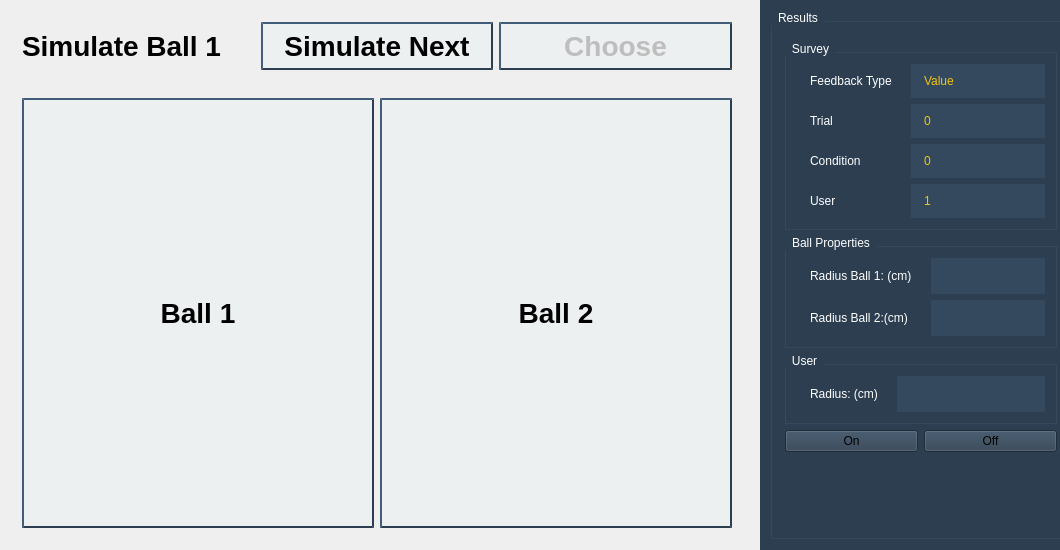
<?xml version="1.0" encoding="UTF-8"?>
<ui version="4.0">
 <class>StudyTwoDialog</class>
 <widget class="QDialog" name="StudyTwoDialog">
  <property name="geometry">
   <rect>
    <x>0</x>
    <y>0</y>
    <width>1060</width>
    <height>550</height>
   </rect>
  </property>
  <property name="windowTitle">
   <string>StudyTwoTool</string>
  </property>
  <layout class="QHBoxLayout" name="horizontalLayout_3">
   <property name="leftMargin">
    <number>0</number>
   </property>
   <property name="topMargin">
    <number>0</number>
   </property>
   <property name="rightMargin">
    <number>0</number>
   </property>
   <property name="bottomMargin">
    <number>0</number>
   </property>
   <item>
    <layout class="QHBoxLayout" name="horizontalLayout_11">
     <property name="leftMargin">
      <number>0</number>
     </property>
     <property name="topMargin">
      <number>0</number>
     </property>
     <property name="rightMargin">
      <number>0</number>
     </property>
     <property name="bottomMargin">
      <number>0</number>
     </property>
     <item>
      <widget class="QWidget" name="leftWidget" native="true">
       <layout class="QVBoxLayout" name="verticalLayout">
        <item>
         <widget class="QWidget" name="ballWidget" native="true">
          <layout class="QHBoxLayout" name="horizontalLayout_2">
           <item>
            <widget class="QLabel" name="simulateLabel">
             <property name="styleSheet">
              <string notr="true">     font: bold 28px;</string>
             </property>
             <property name="text">
              <string>Simulate Ball 1</string>
             </property>
            </widget>
           </item>
           <item>
            <widget class="QPushButton" name="simulateBall2Button">
             <property name="styleSheet">
              <string notr="true"> QPushButton {
     background-color: #ecf0f1;
     border-style: outset;
     border-width: 2px;
     border-color: #2c3e50;
     font: bold 28px;
     padding: 6px;
 }
 QPushButton:hover {
     background-color: #bdc3c7;
     border-style: inset;
 }
 QPushButton:pressed {
     background-color: #95a5a6;
     border-style: inset;
 }</string>
             </property>
             <property name="text">
              <string>Simulate Next</string>
             </property>
            </widget>
           </item>
           <item>
            <widget class="QPushButton" name="showChooseDialogButton">
             <property name="enabled">
              <bool>false</bool>
             </property>
             <property name="styleSheet">
              <string notr="true"> QPushButton {
     background-color: #ecf0f1;
     border-style: outset;
     border-width: 2px;
     border-color: #2c3e50;
     font: bold 28px;
     padding: 6px;
 }
 QPushButton:hover {
     background-color: #bdc3c7;
     border-style: inset;
 }
 QPushButton:pressed {
     background-color: #95a5a6;
     border-style: inset;
 }</string>
             </property>
             <property name="text">
              <string>Choose</string>
             </property>
            </widget>
           </item>
          </layout>
         </widget>
        </item>
        <item>
         <widget class="QWidget" name="chooseWidget" native="true">
          <layout class="QHBoxLayout" name="horizontalLayout">
           <item>
            <widget class="QPushButton" name="ballOneSelectedButton">
             <property name="sizePolicy">
              <sizepolicy hsizetype="Minimum" vsizetype="Expanding">
               <horstretch>0</horstretch>
               <verstretch>0</verstretch>
              </sizepolicy>
             </property>
             <property name="styleSheet">
              <string notr="true"> QPushButton {
     background-color: #ecf0f1;
     border-style: outset;
     border-width: 2px;
     border-color: #2c3e50;
     font: bold 28px;
     min-width: 10em;
     padding: 6px;
 }
 QPushButton:hover {
     background-color: #bdc3c7;
     border-style: inset;
 }
 QPushButton:pressed {
     background-color: #95a5a6;
     border-style: inset;
 }</string>
             </property>
             <property name="text">
              <string>Ball 1</string>
             </property>
            </widget>
           </item>
           <item>
            <widget class="QPushButton" name="ballTwoSelectedButton">
             <property name="sizePolicy">
              <sizepolicy hsizetype="Minimum" vsizetype="Expanding">
               <horstretch>0</horstretch>
               <verstretch>0</verstretch>
              </sizepolicy>
             </property>
             <property name="styleSheet">
              <string notr="true"> QPushButton {
     background-color: #ecf0f1;
     border-style: outset;
     border-width: 2px;
     border-color: #2c3e50;
     font: bold 28px;
     min-width: 10em;
     padding: 6px;
 }
 QPushButton:hover {
     background-color: #bdc3c7;
     border-style: inset;
 }
 QPushButton:pressed {
     background-color: #95a5a6;
     border-style: inset;
 }</string>
             </property>
             <property name="text">
              <string>Ball 2</string>
             </property>
            </widget>
           </item>
          </layout>
         </widget>
        </item>
       </layout>
      </widget>
     </item>
     <item>
      <widget class="QWidget" name="widget_2" native="true">
       <property name="maximumSize">
        <size>
         <width>300</width>
         <height>16777215</height>
        </size>
       </property>
       <property name="styleSheet">
        <string notr="true">background-color:#2c3e50;</string>
       </property>
       <layout class="QGridLayout" name="gridLayout">
        <item row="0" column="0">
         <widget class="QGroupBox" name="groupBox_3">
          <property name="minimumSize">
           <size>
            <width>300</width>
            <height>0</height>
           </size>
          </property>
          <property name="styleSheet">
           <string notr="true"> QGroupBox {
     border: 1px solid #34495e;
	

     margin-top: 10px; 
 }

 QGroupBox::title {
     subcontrol-origin:margin;
     subcontrol-position: top left;
     padding: -8 5px;
	color:white;
 }</string>
          </property>
          <property name="title">
           <string>Results</string>
          </property>
          <layout class="QVBoxLayout" name="verticalLayout_2">
           <item>
            <widget class="QGroupBox" name="groupBox_4">
             <property name="title">
              <string>Survey</string>
             </property>
             <layout class="QGridLayout" name="gridLayout_4">
              <item row="0" column="0">
               <widget class="QWidget" name="widget_10" native="true">
                <layout class="QFormLayout" name="formLayout_3">
                 <property name="leftMargin">
                  <number>0</number>
                 </property>
                 <property name="topMargin">
                  <number>0</number>
                 </property>
                 <property name="rightMargin">
                  <number>0</number>
                 </property>
                 <property name="bottomMargin">
                  <number>0</number>
                 </property>
                 <item row="0" column="0">
                  <widget class="QWidget" name="widget_9" native="true">
                   <layout class="QHBoxLayout" name="horizontalLayout_7">
                    <property name="spacing">
                     <number>0</number>
                    </property>
                    <property name="leftMargin">
                     <number>0</number>
                    </property>
                    <property name="topMargin">
                     <number>0</number>
                    </property>
                    <property name="rightMargin">
                     <number>0</number>
                    </property>
                    <property name="bottomMargin">
                     <number>0</number>
                    </property>
                    <item>
                     <widget class="QLabel" name="label_6">
                      <property name="styleSheet">
                       <string notr="true">QLabel{
	background: #2c3e50;
	padding: 10px;
	color: white;
}</string>
                      </property>
                      <property name="text">
                       <string>Feedback Type</string>
                      </property>
                     </widget>
                    </item>
                   </layout>
                  </widget>
                 </item>
                 <item row="1" column="0">
                  <widget class="QWidget" name="widget_8" native="true">
                   <layout class="QHBoxLayout" name="horizontalLayout_6">
                    <property name="spacing">
                     <number>0</number>
                    </property>
                    <property name="leftMargin">
                     <number>0</number>
                    </property>
                    <property name="topMargin">
                     <number>0</number>
                    </property>
                    <property name="rightMargin">
                     <number>0</number>
                    </property>
                    <property name="bottomMargin">
                     <number>0</number>
                    </property>
                    <item>
                     <widget class="QLabel" name="label_10">
                      <property name="styleSheet">
                       <string notr="true">QLabel{
	background: #2c3e50;
	padding: 10px;
	color: white;
}</string>
                      </property>
                      <property name="text">
                       <string>Trial</string>
                      </property>
                     </widget>
                    </item>
                   </layout>
                  </widget>
                 </item>
                 <item row="2" column="0">
                  <widget class="QWidget" name="widget_7" native="true">
                   <layout class="QHBoxLayout" name="horizontalLayout_5">
                    <property name="spacing">
                     <number>0</number>
                    </property>
                    <property name="leftMargin">
                     <number>0</number>
                    </property>
                    <property name="topMargin">
                     <number>0</number>
                    </property>
                    <property name="rightMargin">
                     <number>0</number>
                    </property>
                    <property name="bottomMargin">
                     <number>0</number>
                    </property>
                    <item>
                     <widget class="QLabel" name="label_9">
                      <property name="styleSheet">
                       <string notr="true">QLabel{
	background: #2c3e50;
	padding: 10px;
	color: white;
}</string>
                      </property>
                      <property name="text">
                       <string>Condition</string>
                      </property>
                     </widget>
                    </item>
                   </layout>
                  </widget>
                 </item>
                 <item row="3" column="0">
                  <widget class="QWidget" name="widget_6" native="true">
                   <layout class="QHBoxLayout" name="horizontalLayout_8">
                    <property name="spacing">
                     <number>0</number>
                    </property>
                    <property name="leftMargin">
                     <number>0</number>
                    </property>
                    <property name="topMargin">
                     <number>0</number>
                    </property>
                    <property name="rightMargin">
                     <number>0</number>
                    </property>
                    <property name="bottomMargin">
                     <number>0</number>
                    </property>
                    <item>
                     <widget class="QLabel" name="label_7">
                      <property name="styleSheet">
                       <string notr="true">QLabel{
	background: #2c3e50;
	padding: 10px;
	color: white;
}</string>
                      </property>
                      <property name="text">
                       <string>User</string>
                      </property>
                     </widget>
                    </item>
                   </layout>
                  </widget>
                 </item>
                 <item row="0" column="1">
                  <widget class="QLabel" name="surveyFeedbackLabel">
                   <property name="styleSheet">
                    <string notr="true">QLabel{
	background: #34495e;
	padding: 10px;
	color: #f1c40f;
}</string>
                   </property>
                   <property name="text">
                    <string>Value</string>
                   </property>
                  </widget>
                 </item>
                 <item row="1" column="1">
                  <widget class="QLabel" name="surveyTrialLabel">
                   <property name="styleSheet">
                    <string notr="true">QLabel{
	background: #34495e;
	padding: 10px;
	color: #f1c40f;
}</string>
                   </property>
                   <property name="text">
                    <string>0</string>
                   </property>
                  </widget>
                 </item>
                 <item row="2" column="1">
                  <widget class="QLabel" name="surveyConditionLabel">
                   <property name="styleSheet">
                    <string notr="true">QLabel{
	background: #34495e;
	padding: 10px;
	color: #f1c40f;
}</string>
                   </property>
                   <property name="text">
                    <string>0</string>
                   </property>
                  </widget>
                 </item>
                 <item row="3" column="1">
                  <widget class="QLabel" name="surveyUserLabel">
                   <property name="styleSheet">
                    <string notr="true">QLabel{
	background: #34495e;
	padding: 10px;
	color: #f1c40f;
}</string>
                   </property>
                   <property name="text">
                    <string>1</string>
                   </property>
                  </widget>
                 </item>
                </layout>
               </widget>
              </item>
             </layout>
            </widget>
           </item>
           <item>
            <widget class="QGroupBox" name="groupBox_5">
             <property name="styleSheet">
              <string notr="true"> QGroupBox {
     border: 1px solid #34495e;

     margin-top: 10px; 
 }

 QGroupBox::title {
     subcontrol-origin:margin;
     subcontrol-position: top left;
     padding: -8 5px;
	color:white;
 }</string>
             </property>
             <property name="title">
              <string>Ball Properties</string>
             </property>
             <layout class="QFormLayout" name="formLayout_2">
              <property name="fieldGrowthPolicy">
               <enum>QFormLayout::AllNonFixedFieldsGrow</enum>
              </property>
              <item row="0" column="0">
               <widget class="QLabel" name="label_8">
                <property name="styleSheet">
                 <string notr="true">QLabel{
	background: #2c3e50;
	padding: 10px;
	color: white;
}</string>
                </property>
                <property name="text">
                 <string>Radius Ball 1: (cm)</string>
                </property>
               </widget>
              </item>
              <item row="0" column="1">
               <widget class="QLineEdit" name="conditionBallRadius">
                <property name="styleSheet">
                 <string notr="true"> QLineEdit {
     border: 0px solid gray;
     padding: 10px;
     background: #34495e;
     selection-background-color: #34495e;
	color: #f1c40f;
 }
</string>
                </property>
                <property name="readOnly">
                 <bool>true</bool>
                </property>
               </widget>
              </item>
              <item row="1" column="0">
               <widget class="QLabel" name="label_2">
                <property name="styleSheet">
                 <string notr="true">QLabel{
	background: #2c3e50;
	padding: 10px;
	color: white;
}</string>
                </property>
                <property name="text">
                 <string>Radius Ball 2:(cm)</string>
                </property>
               </widget>
              </item>
              <item row="1" column="1">
               <widget class="QLineEdit" name="conditionBall2Radius">
                <property name="styleSheet">
                 <string notr="true"> QLineEdit {
     border: 0px solid gray;
     padding: 10px;
     background: #34495e;
     selection-background-color: #34495e;
	color: #f1c40f;
 }
</string>
                </property>
                <property name="readOnly">
                 <bool>true</bool>
                </property>
               </widget>
              </item>
             </layout>
            </widget>
           </item>
           <item>
            <widget class="QGroupBox" name="groupBox_6">
             <property name="styleSheet">
              <string notr="true"> QGroupBox {
     border: 1px solid #34495e;

     margin-top: 10px; 
 }

 QGroupBox::title {
     subcontrol-origin:margin;
     subcontrol-position: top left;
     padding: -8 5px;
	color:white;
 }</string>
             </property>
             <property name="title">
              <string>User</string>
             </property>
             <layout class="QFormLayout" name="formLayout">
              <property name="fieldGrowthPolicy">
               <enum>QFormLayout::AllNonFixedFieldsGrow</enum>
              </property>
              <item row="0" column="0">
               <widget class="QLabel" name="label_11">
                <property name="styleSheet">
                 <string notr="true">QLabel{
	background: #2c3e50;
	padding: 10px;
	color: white;
}</string>
                </property>
                <property name="text">
                 <string>Radius: (cm)</string>
                </property>
               </widget>
              </item>
              <item row="0" column="1">
               <widget class="QLineEdit" name="userFingerRadiusLineEdit">
                <property name="styleSheet">
                 <string notr="true"> QLineEdit {
     border: 0px solid gray;
     padding: 10px;
     background: #34495e;
     selection-background-color: #34495e;
	color: #f1c40f;
 }
</string>
                </property>
               </widget>
              </item>
             </layout>
            </widget>
           </item>
           <item>
            <widget class="QWidget" name="widget_3" native="true">
             <layout class="QHBoxLayout" name="horizontalLayout_9">
              <property name="leftMargin">
               <number>0</number>
              </property>
              <property name="topMargin">
               <number>0</number>
              </property>
              <property name="rightMargin">
               <number>0</number>
              </property>
              <property name="bottomMargin">
               <number>0</number>
              </property>
              <item>
               <widget class="QPushButton" name="pushButton_3">
                <property name="styleSheet">
                 <string notr="true"/>
                </property>
                <property name="text">
                 <string>On</string>
                </property>
               </widget>
              </item>
              <item>
               <widget class="QPushButton" name="pushButton_4">
                <property name="text">
                 <string>Off</string>
                </property>
               </widget>
              </item>
             </layout>
            </widget>
           </item>
           <item>
            <spacer name="verticalSpacer">
             <property name="orientation">
              <enum>Qt::Vertical</enum>
             </property>
             <property name="sizeHint" stdset="0">
              <size>
               <width>20</width>
               <height>40</height>
              </size>
             </property>
            </spacer>
           </item>
           <item>
            <widget class="QWidget" name="widget_4" native="true">
             <layout class="QHBoxLayout" name="horizontalLayout_10">
              <property name="leftMargin">
               <number>0</number>
              </property>
              <property name="topMargin">
               <number>0</number>
              </property>
              <property name="rightMargin">
               <number>0</number>
              </property>
              <property name="bottomMargin">
               <number>0</number>
              </property>
             </layout>
            </widget>
           </item>
          </layout>
         </widget>
        </item>
       </layout>
      </widget>
     </item>
    </layout>
   </item>
  </layout>
 </widget>
 <layoutdefault spacing="6" margin="11"/>
 <resources/>
 <connections/>
</ui>
